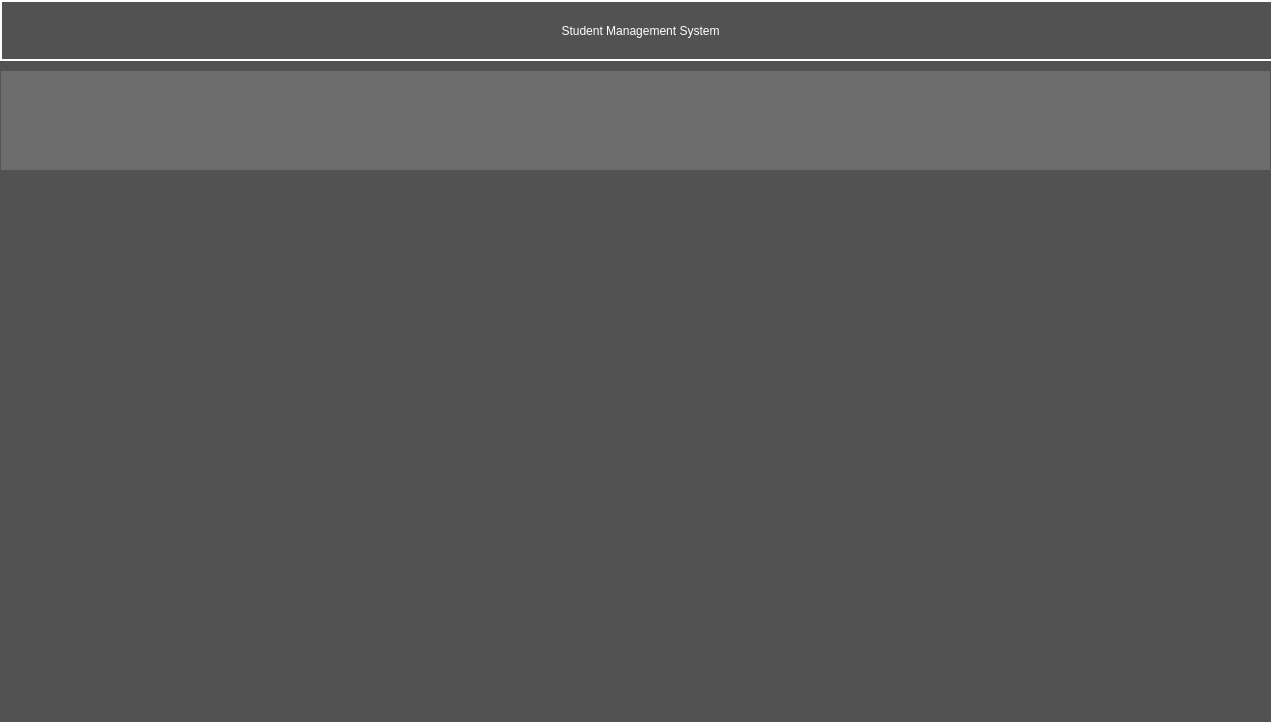
<?xml version="1.0" encoding="UTF-8"?>
<ui version="4.0">
 <class>ManagemenWindow</class>
 <widget class="QMainWindow" name="ManagemenWindow">
  <property name="geometry">
   <rect>
    <x>0</x>
    <y>0</y>
    <width>1271</width>
    <height>722</height>
   </rect>
  </property>
  <property name="windowTitle">
   <string>ManagemenWindow</string>
  </property>
  <property name="styleSheet">
   <string notr="true">QWidget {
	background-color:rgb(82, 82, 82);
}
QTextEdit {
	background-color:rgb(42, 42, 42);
	border-radius: 5px;
	color: rgb(0, 255, 0);
}
QPushButton{
	border-style: outset;
	border-width: 2px;
	border-top-color: qlineargradient(spread:pad, x1:0.5, y1:0.6, x2:0.5, y2:0.4, stop:0 rgba(115, 115, 115, 255), stop:1 rgba(62, 62, 62, 255));
	border-right-color: qlineargradient(spread:pad, x1:0.4, y1:0.5, x2:0.6, y2:0.5, stop:0 rgba(115, 115, 115, 255), stop:1 rgba(62, 62, 62, 255));
	border-left-color: qlineargradient(spread:pad, x1:0.6, y1:0.5, x2:0.4, y2:0.5, stop:0 rgba(115, 115, 115, 255), stop:1 rgba(62, 62, 62, 255));
	border-bottom-color: rgb(58, 58, 58);
	border-bottom-width: 1px;
	border-style: solid;
	color: rgb(255, 255, 255);
	padding: 2px;
	background-color: qlineargradient(spread:pad, x1:0.5, y1:1, x2:0.5, y2:0, stop:0 rgba(77, 77, 77, 255), stop:1 rgba(97, 97, 97, 255));
}
QPushButton:hover{
	border-style: outset;
	border-width: 2px;
	border-top-color: qlineargradient(spread:pad, x1:0.5, y1:0.6, x2:0.5, y2:0.4, stop:0 rgba(180, 180, 180, 255), stop:1 rgba(110, 110, 110, 255));
	border-right-color: qlineargradient(spread:pad, x1:0.4, y1:0.5, x2:0.6, y2:0.5, stop:0 rgba(180, 180, 180, 255), stop:1 rgba(110, 110, 110, 255));
	border-left-color: qlineargradient(spread:pad, x1:0.6, y1:0.5, x2:0.4, y2:0.5, stop:0 rgba(180, 180, 180, 255), stop:1 rgba(110, 110, 110, 255));
	border-bottom-color: rgb(115, 115, 115);
	border-bottom-width: 1px;
	border-style: solid;
	color: rgb(255, 255, 255);
	padding: 2px;
	background-color: qlineargradient(spread:pad, x1:0.5, y1:1, x2:0.5, y2:0, stop:0 rgba(107, 107, 107, 255), stop:1 rgba(157, 157, 157, 255));
}
QPushButton:pressed{
	border-style: outset;
	border-width: 2px;
	border-top-color: qlineargradient(spread:pad, x1:0.5, y1:0.6, x2:0.5, y2:0.4, stop:0 rgba(62, 62, 62, 255), stop:1 rgba(22, 22, 22, 255));
	border-right-color: qlineargradient(spread:pad, x1:0.4, y1:0.5, x2:0.6, y2:0.5, stop:0 rgba(115, 115, 115, 255), stop:1 rgba(62, 62, 62, 255));
	border-left-color: qlineargradient(spread:pad, x1:0.6, y1:0.5, x2:0.4, y2:0.5, stop:0 rgba(115, 115, 115, 255), stop:1 rgba(62, 62, 62, 255));
	border-bottom-color: rgb(58, 58, 58);
	border-bottom-width: 1px;
	border-style: solid;
	color: rgb(255, 255, 255);
	padding: 2px;
	background-color: qlineargradient(spread:pad, x1:0.5, y1:1, x2:0.5, y2:0, stop:0 rgba(77, 77, 77, 255), stop:1 rgba(97, 97, 97, 255));
}
QPushButton:disabled{
	border-style: outset;
	border-width: 2px;
	border-top-color: qlineargradient(spread:pad, x1:0.5, y1:0.6, x2:0.5, y2:0.4, stop:0 rgba(115, 115, 115, 255), stop:1 rgba(62, 62, 62, 255));
	border-right-color: qlineargradient(spread:pad, x1:0.4, y1:0.5, x2:0.6, y2:0.5, stop:0 rgba(115, 115, 115, 255), stop:1 rgba(62, 62, 62, 255));
	border-left-color: qlineargradient(spread:pad, x1:0.6, y1:0.5, x2:0.4, y2:0.5, stop:0 rgba(115, 115, 115, 255), stop:1 rgba(62, 62, 62, 255));
	border-bottom-color: rgb(58, 58, 58);
	border-bottom-width: 1px;
	border-style: solid;
	color: rgb(0, 0, 0);
	padding: 2px;
	background-color: qlineargradient(spread:pad, x1:0.5, y1:1, x2:0.5, y2:0, stop:0 rgba(57, 57, 57, 255), stop:1 rgba(77, 77, 77, 255));
}
QLineEdit {
	border-width: 1px; border-radius: 4px;
	border-color: rgb(58, 58, 58);
	border-style: inset;
	padding: 0 8px;
	color: rgb(255, 255, 255);
	background:rgb(100, 100, 100);
	selection-background-color: rgb(187, 187, 187);
	selection-color: rgb(60, 63, 65);
}
QLabel {
	color:rgb(255,255,255);	
}
QProgressBar {
	text-align: center;
	color: rgb(240, 240, 240);
	border-width: 1px; 
	border-radius: 10px;
	border-color: rgb(58, 58, 58);
	border-style: inset;
	background-color:rgb(77,77,77);
}
QProgressBar::chunk {
	background-color: qlineargradient(spread:pad, x1:0.5, y1:0.7, x2:0.5, y2:0.3, stop:0 rgba(87, 97, 106, 255), stop:1 rgba(93, 103, 113, 255));
	border-radius: 5px;
}
QMenuBar {
	background:rgb(82, 82, 82);
}
QMenuBar::item {
	color:rgb(223,219,210);
	spacing: 3px;
	padding: 1px 4px;
	background: transparent;
}

QMenuBar::item:selected {
	background:rgb(115, 115, 115);
}
QMenu::item:selected {
	color:rgb(255,255,255);
	border-width:2px;
	border-style:solid;
	padding-left:18px;
	padding-right:8px;
	padding-top:2px;
	padding-bottom:3px;
	background:qlineargradient(spread:pad, x1:0.5, y1:0.7, x2:0.5, y2:0.3, stop:0 rgba(87, 97, 106, 255), stop:1 rgba(93, 103, 113, 255));
	border-top-color: qlineargradient(spread:pad, x1:0.5, y1:0.6, x2:0.5, y2:0.4, stop:0 rgba(115, 115, 115, 255), stop:1 rgba(62, 62, 62, 255));
	border-right-color: qlineargradient(spread:pad, x1:0.4, y1:0.5, x2:0.6, y2:0.5, stop:0 rgba(115, 115, 115, 255), stop:1 rgba(62, 62, 62, 255));
	border-left-color: qlineargradient(spread:pad, x1:0.6, y1:0.5, x2:0.4, y2:0.5, stop:0 rgba(115, 115, 115, 255), stop:1 rgba(62, 62, 62, 255));
	border-bottom-color: rgb(58, 58, 58);
	border-bottom-width: 1px;
}
QMenu::item {
	color:rgb(223,219,210);
	background-color:rgb(78,78,78);
	padding-left:20px;
	padding-top:4px;
	padding-bottom:4px;
	padding-right:10px;
}
QMenu{
	background-color:rgb(78,78,78);
}
QTabWidget {
	color:rgb(0,0,0);
	background-color:rgb(247,246,246);
}
QTabWidget::pane {
		border-color: rgb(77,77,77);
		background-color:rgb(101,101,101);
		border-style: solid;
		border-width: 1px;
    	border-radius: 6px;
}
QTabBar::tab {
	padding:2px;
	color:rgb(250,250,250);
  	background-color: qlineargradient(spread:pad, x1:0.5, y1:1, x2:0.5, y2:0, stop:0 rgba(77, 77, 77, 255), stop:1 rgba(97, 97, 97, 255));
	border-style: solid;
	border-width: 2px;
  	border-top-right-radius:4px;
   border-top-left-radius:4px;
	border-top-color: qlineargradient(spread:pad, x1:0.5, y1:0.6, x2:0.5, y2:0.4, stop:0 rgba(115, 115, 115, 255), stop:1 rgba(95, 92, 93, 255));
	border-right-color: qlineargradient(spread:pad, x1:0.4, y1:0.5, x2:0.6, y2:0.5, stop:0 rgba(115, 115, 115, 255), stop:1 rgba(95, 92, 93, 255));
	border-left-color: qlineargradient(spread:pad, x1:0.6, y1:0.5, x2:0.4, y2:0.5, stop:0 rgba(115, 115, 115, 255), stop:1 rgba(95, 92, 93, 255));
	border-bottom-color: rgb(101,101,101);
}
QTabBar::tab:selected, QTabBar::tab:last:selected, QTabBar::tab:hover {
  	background-color:rgb(101,101,101);
  	margin-left: 0px;
  	margin-right: 1px;
}
QTabBar::tab:!selected {
    	margin-top: 1px;
		margin-right: 1px;
}
QCheckBox {
	color:rgb(223,219,210);
	padding: 2px;
}
QCheckBox:hover {
	border-radius:4px;
	border-style:solid;
	padding-left: 1px;
	padding-right: 1px;
	padding-bottom: 1px;
	padding-top: 1px;
	border-width:1px;
	border-color: rgb(87, 97, 106);
	background-color:qlineargradient(spread:pad, x1:0.5, y1:0.7, x2:0.5, y2:0.3, stop:0 rgba(87, 97, 106, 150), stop:1 rgba(93, 103, 113, 150));
}
QCheckBox::indicator:checked {
	border-radius:4px;
	border-style:solid;
	border-width:1px;
	border-color: rgb(180,180,180);
  	background-color:qlineargradient(spread:pad, x1:0.5, y1:0.7, x2:0.5, y2:0.3, stop:0 rgba(87, 97, 106, 255), stop:1 rgba(93, 103, 113, 255));
}
QCheckBox::indicator:unchecked {
	border-radius:4px;
	border-style:solid;
	border-width:1px;
	border-color: rgb(87, 97, 106);
  	background-color:rgb(255,255,255);
}
QStatusBar {
	color:rgb(240,240,240);
}</string>
  </property>
  <widget class="QWidget" name="centralwidget">
   <widget class="QLabel" name="HotelLabel">
    <property name="geometry">
     <rect>
      <x>0</x>
      <y>0</y>
      <width>1281</width>
      <height>61</height>
     </rect>
    </property>
    <property name="sizePolicy">
     <sizepolicy hsizetype="Preferred" vsizetype="Preferred">
      <horstretch>0</horstretch>
      <verstretch>0</verstretch>
     </sizepolicy>
    </property>
    <property name="frameShape">
     <enum>QFrame::WinPanel</enum>
    </property>
    <property name="text">
     <string>Student Management System</string>
    </property>
    <property name="scaledContents">
     <bool>true</bool>
    </property>
    <property name="alignment">
     <set>Qt::AlignCenter</set>
    </property>
   </widget>
   <widget class="QFrame" name="ActionsHolder">
    <property name="geometry">
     <rect>
      <x>0</x>
      <y>70</y>
      <width>1271</width>
      <height>101</height>
     </rect>
    </property>
    <property name="styleSheet">
     <string notr="true">QFrame{
	background-color: rgb(108, 108, 108);
}</string>
    </property>
    <property name="frameShape">
     <enum>QFrame::StyledPanel</enum>
    </property>
    <property name="frameShadow">
     <enum>QFrame::Raised</enum>
    </property>
   </widget>
  </widget>
 </widget>
 <resources/>
 <connections/>
</ui>
